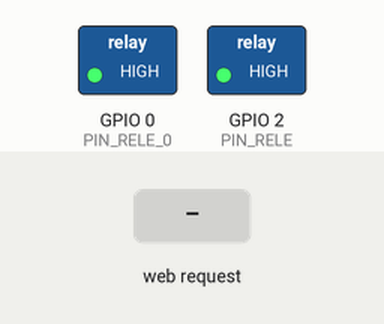
A sketch run on a simulated ESP8266 (NodeMCU). On the bench: switched loads named in the sketch (green lamp = pin HIGH). Dashed ring = blinking. The inputs (shaded band) are chosen by the test bench. WiFi joins after 1.5 s; servers stay silent unless stated; what the sketch prints to the serial monitor is not drawn.

Above: at 2.7 s.
2.8 s: HTTP request GET /balizas/on received
At 3.0 s:
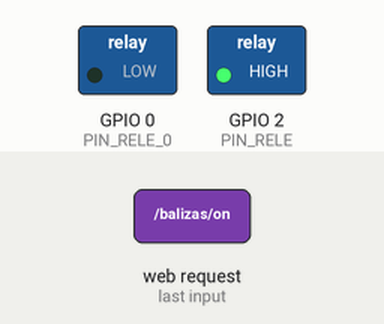
5.8 s: HTTP request GET /on received
At 6.61 s:
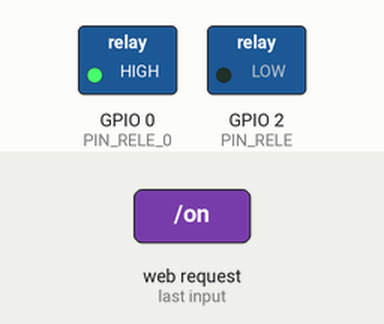
8.8 s: HTTP request GET /off received
At 9.01 s:
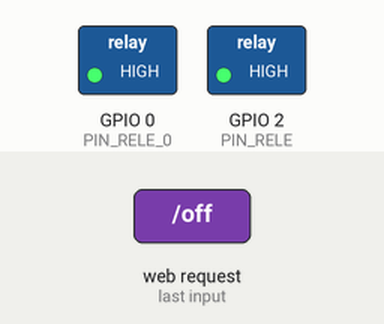
11.8 s: HTTP request GET /balizas/off received
Timing chart, 0 to 14.3 s (numbered marks = the images above; inputs shaded):
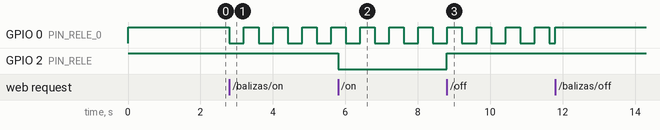

Measured:
- after the input at 2.8 s, GPIO 0 (PIN_RELE_0): alternates HIGH for 0.40 s and LOW for 0.40 s, starting at once
- after the input at 5.8 s, GPIO 2 (PIN_RELE): HIGH → LOW at once
- after the input at 8.8 s, GPIO 2 (PIN_RELE): LOW → HIGH at once

The sketch:

WebServer.ino
```cpp
#include <ESP8266WiFi.h>
#include <ESP8266WebServer.h>

const char* ssid = "ESP_WIFI";
const char* password = "12345678";

const int PIN_RELE = 2;   //Es el puerto GPIO2
const int PIN_RELE_0 = 0;   //Es el puerto GPIO2
String ESTADO_RELE = "OFF";
String ESTADO_RELE_0 = "OFF";
bool ESTADO_BALIZAS = false;
bool BALIZAS_ESTADO_ACTUAL = false;

#define DUTY_CICLE 400

ESP8266WebServer server(80);


void info() {
  String info_mensaje = "<b>ESP8266</b><br>Comando <b>/on</b>: encender freno<br>Comando <b>/off</b>: apagar freno<br><br><b>/balizas/on</b>: encender balizas<br>Comando <b>/balizas/off</b>: apagar balizas<br><br>";
  String str_estado = ESTADO_RELE;
  info_mensaje = info_mensaje + "Estado freno:" + str_estado + "<br>Estado balizas: " + ESTADO_RELE_0;
  server.send(200, "text/html", info_mensaje);
}

void estado_rele() {
  server.send(200, "text/plain", ESTADO_RELE);
}

void no_encontrado() {
  server.send(404, "text/plain", "ERROR EN LA PETICION :( ");
}

void on_rele() {
  server.send(200, "text/plain", "OK ON");
  ESTADO_RELE = "ON";
  digitalWrite(PIN_RELE, LOW);
}

void off_rele() {
  server.send(200, "text/plain", "OK OFF");
  ESTADO_RELE = "OFF";
  digitalWrite(PIN_RELE, HIGH);
}

void on_balizas() {
  server.send(200, "text/plain", "OK ON");
  ESTADO_RELE_0 = "ON";
  ESTADO_BALIZAS = true;
}

void off_balizas() {
  server.send(200, "text/plain", "OK OFF");
  ESTADO_RELE_0 = "OFF";
  ESTADO_BALIZAS = false;
  digitalWrite(PIN_RELE_0, HIGH);
}


void setup(void) {
  pinMode(PIN_RELE, OUTPUT);
  pinMode(PIN_RELE_0, OUTPUT);
  digitalWrite(PIN_RELE, HIGH);
  digitalWrite(PIN_RELE_0, HIGH);

  Serial.begin(115200);
  WiFi.begin(ssid, password);
  Serial.println("");

  while (WiFi.status() != WL_CONNECTED) {
    delay(500);
    Serial.print(".");
  }
  Serial.println("");
  Serial.print("Conectedo a ");
  Serial.println(ssid);
  Serial.print("Dirección IP: ");
  Serial.println(WiFi.localIP());

  IPAddress sensor_ip = WiFi.localIP();

  server.on("/", info);
  server.on("/estado", estado_rele);

  server.on("/on", on_rele);
  server.on("/off", off_rele);

  server.on("/balizas/on", on_balizas);
  server.on("/balizas/off", off_balizas);

  server.onNotFound(no_encontrado);

  server.begin();
  Serial.println("Servidor HTTP activo");

}
unsigned long start = 0;
void loop(void) {
  server.handleClient();
  if(ESTADO_BALIZAS == true){
    if(int(millis() - start) > DUTY_CICLE){
      start = millis();
      if(BALIZAS_ESTADO_ACTUAL == false){
        BALIZAS_ESTADO_ACTUAL = true;
        digitalWrite(PIN_RELE_0, LOW);
      }else{
        BALIZAS_ESTADO_ACTUAL = false;
        digitalWrite(PIN_RELE_0, HIGH);
      }
     }
  }
}
```
